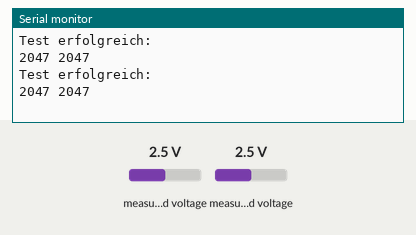
Recording of a sketch running on a simulated Arduino Uno, built with avr-gcc and run on an emulated ATmega328P. Parts: the last lines printed to the serial monitor. Inputs (shaded band) come from the test bench; at power-on: measured voltage 2.5 V.

Above: at 1.2 s.
1.3 s: measured voltage (sensor 200) set to 0.1 V
At 2.6 s:
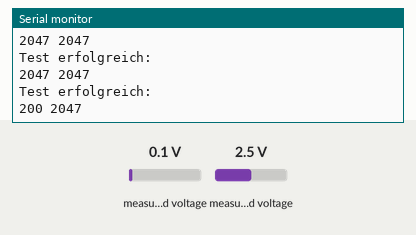
2.8 s: measured voltage (sensor 201) set to 0.1 V
At 3.8 s:
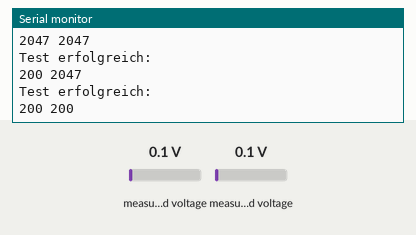
4.3 s: measured voltage (sensor 200) set to 1.2 V
At 5.8 s:
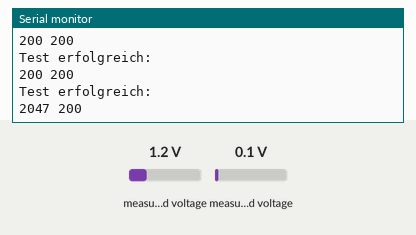

The sketch:

USBTest.ino
```cpp
#include <SoftwareSerial.h>
#include <Wire.h>
#include <Adafruit_ADS1015.h>

//Initialize I2C address of multiplexer
Adafruit_ADS1015 mux0(0x48);

int diode1;
int diode2;
char report[64];

void setup() {

  Serial.begin(9600);

  mux0.setGain(GAIN_FOUR);
  mux0.begin();

}

void loop() {

  diode1 = mux0.readADC_SingleEnded(0);
  diode2 = mux0.readADC_SingleEnded(1);

  sprintf(report,"Test erfolgreich:\n%d %d",diode1,diode2);
  Serial.println(report);

  delay(1000);

}
```

Measured:
- after the input at 1.3 s, the serial monitor: prints a new line after 0.73 s (image 1)
- after the input at 2.8 s, the serial monitor: prints a new line after 0.23 s (image 2)
- after the input at 4.3 s, the serial monitor: prints a new line after 0.74 s (image 3)
